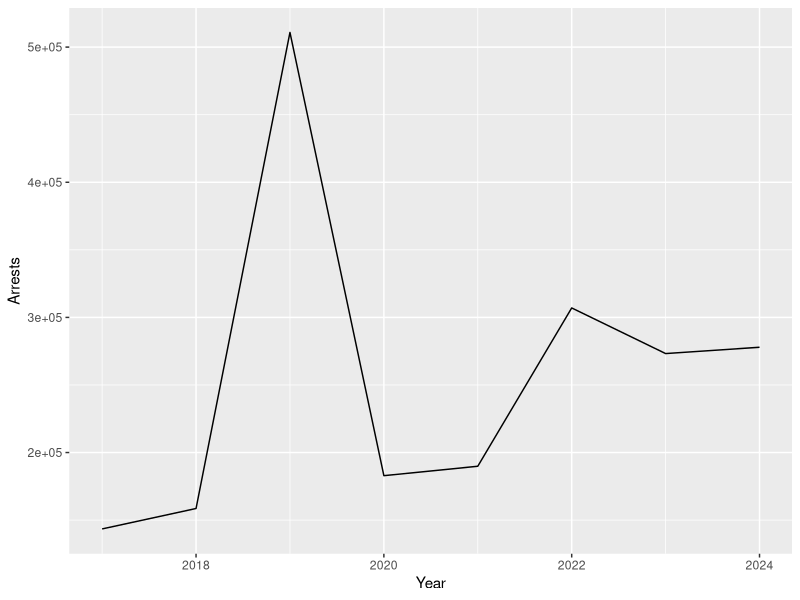

This chart was generated by the following R code:
## ---- chunk 1
library(readr)
library(dplyr)
library(ggplot2)
library(tidyverse)
## ---- chunk 2
# Calling Initial Dataset

setwd("/Users/mnelso11/Documents/GitHub/project-team-awesomest/data")
BookIns2017 <- read_csv("Book-Ins FY2017.csv")
BookIns2018 <- read_csv("Book-Ins FY2018.csv")
BookIns2019 <- read_csv("Book-Ins FY2019.csv")
BookIns2020 <- read_csv("Book-Ins FY2020.csv")
BookIns2021 <- read_csv("Book-Ins FY2021.csv")
BookIns2022 <- read_csv("Book-Ins FY2022.csv")
BookIns2023 <- read_csv("Book-Ins FY2023.csv")
BookIns2024 <- read_csv("Book-Ins FY2024.csv")
## ---- chunk 3
BookIns <- BookIns2017 |>
  full_join(BookIns2018) |>
  full_join(BookIns2019) |>
  full_join(BookIns2020) |>
  full_join(BookIns2021) |>
  full_join(BookIns2022) |>
  full_join(BookIns2023) |>
  full_join(BookIns2024) 
## ---- chunk 4
# Visualizations On Book-Ins/Arrests Over Time

BookIns |>
  filter(Criminality %in% c("Total Arrests")) |>
  ggplot(aes(x = Year, y = Arrests)) + 
  geom_line()
  
